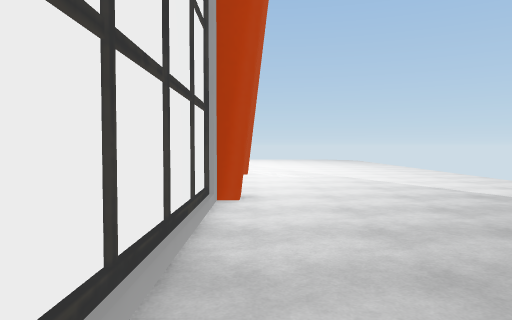
[1] (above)

23 first-person views from a walk through a Unity game level. The camera is 1.3 m above the floor, tilts 2° down and sees 70° across. The floor is counted in squares, 1.65 m on a side. Each view is taken from the middle of a square. On the plan, view 1 faces up. The plan holds only what a view shows up to about 12 squares ahead; the rest is blank. The place goes on beyond the plan. The player is left out. Door leaves are left out, so doorways stand open. Some surface patterns are stand-ins.

[2]
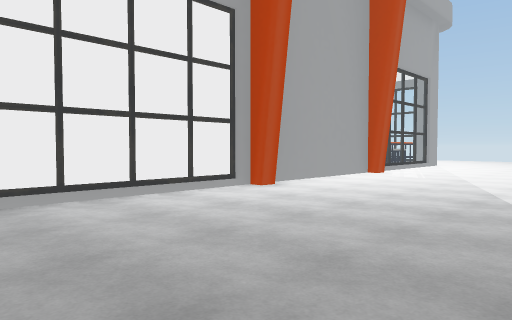

[3]
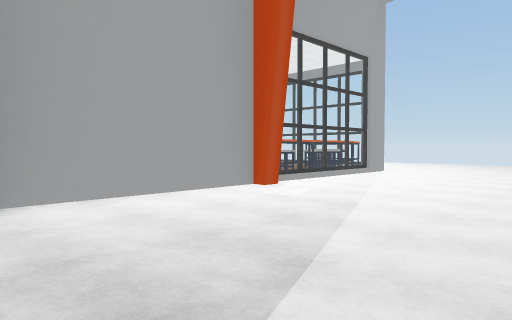

[4]
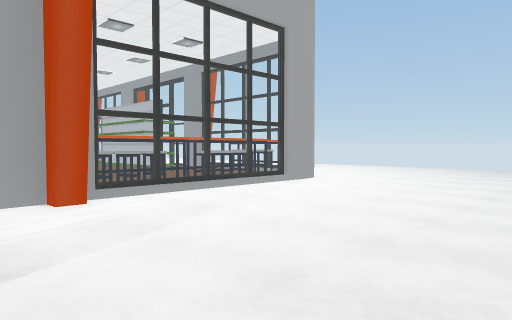

[5]
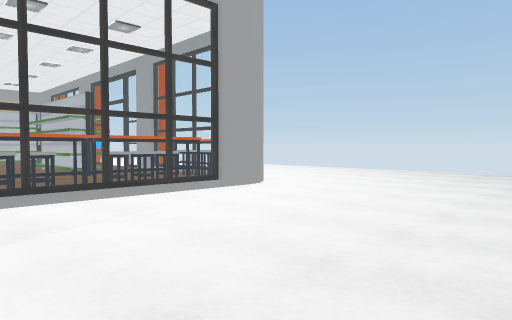

[6]
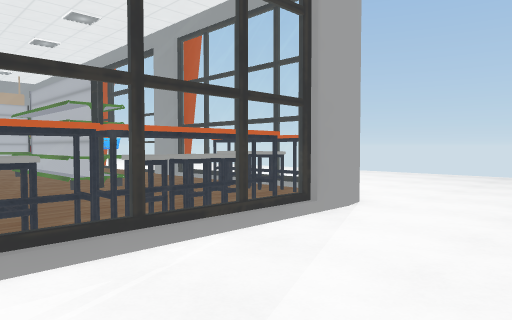

[7]
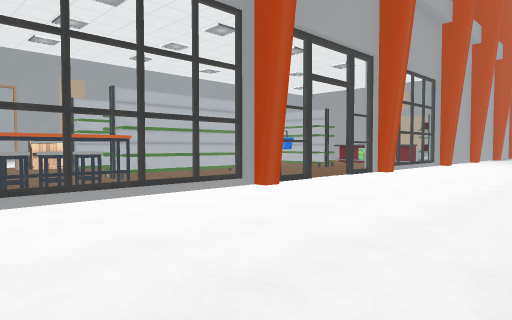

[8]
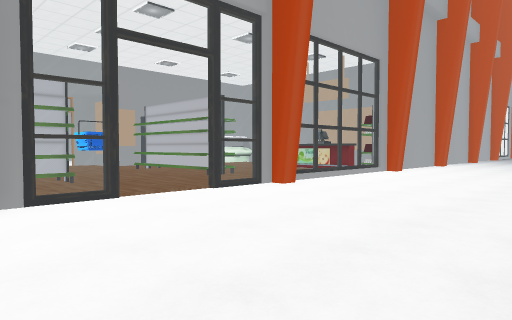

[9]
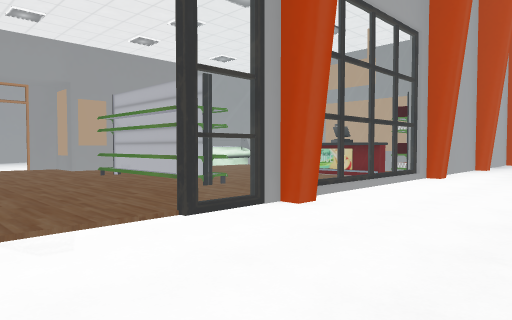

[10]
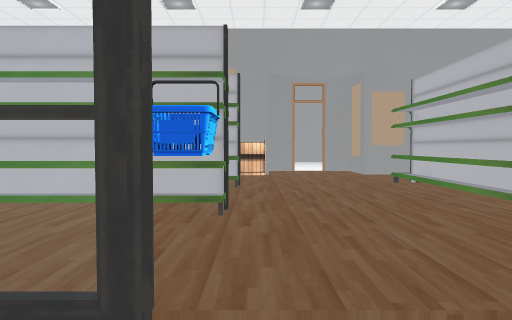

[11]
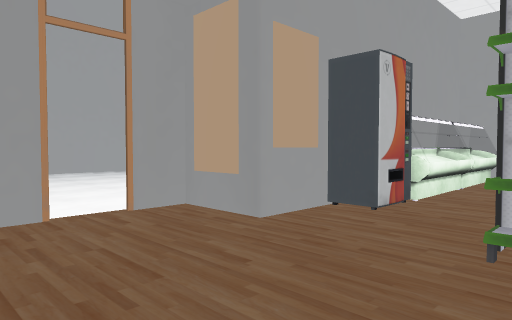

[12]
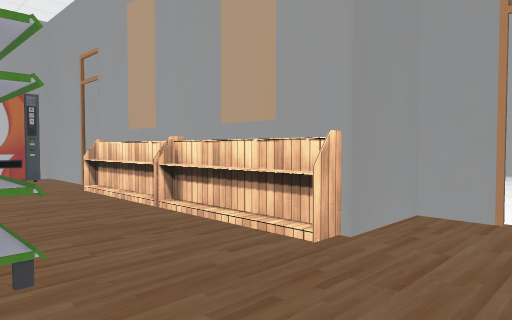

[13]
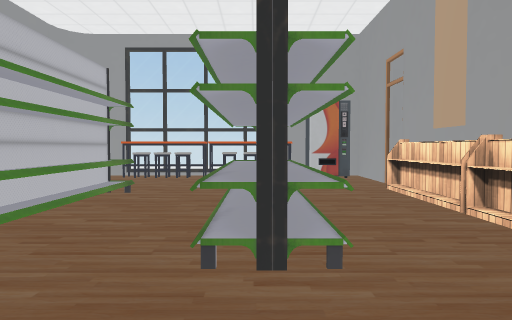

[14]
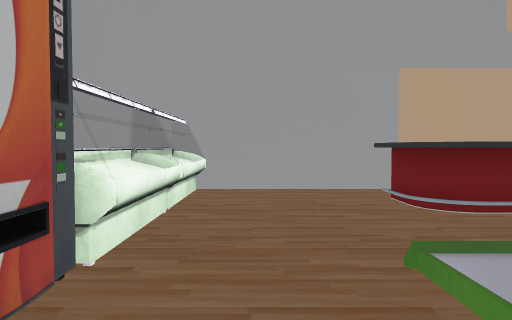

[15]
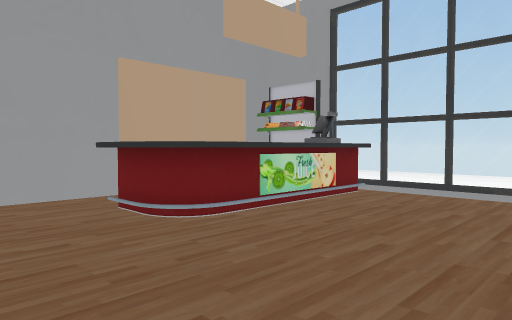

[16]
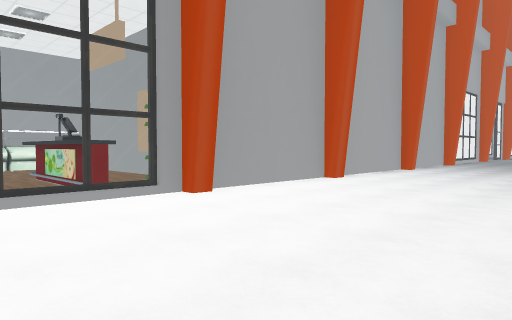

[17]
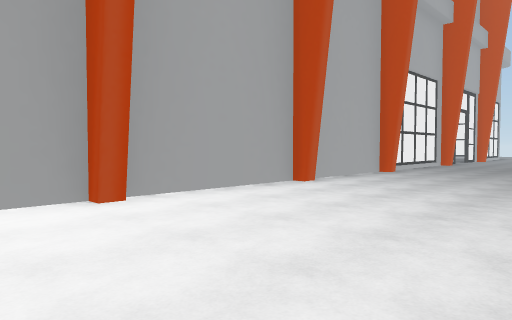

[18]
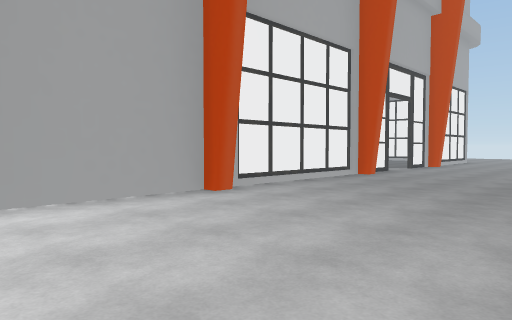

[19]
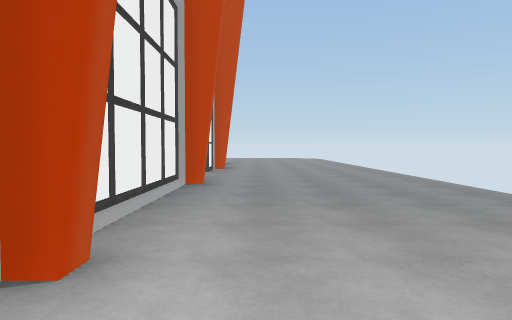

[20]
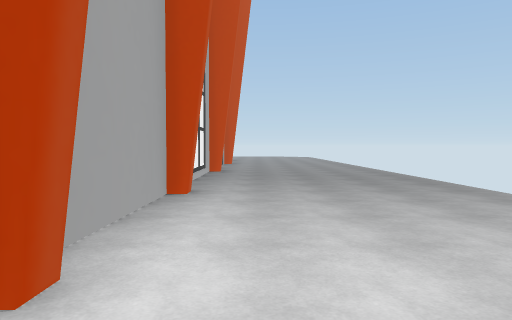

[21]
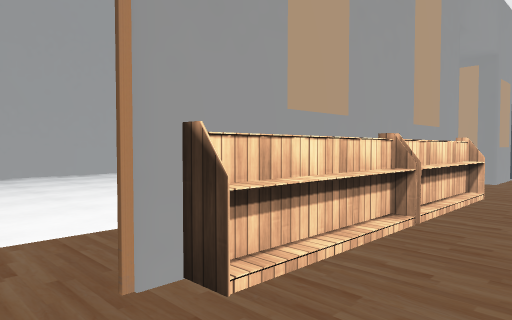

[22]
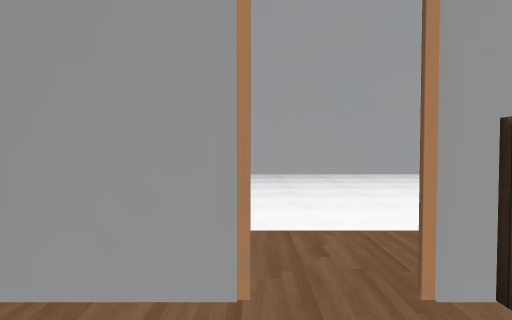

[23]
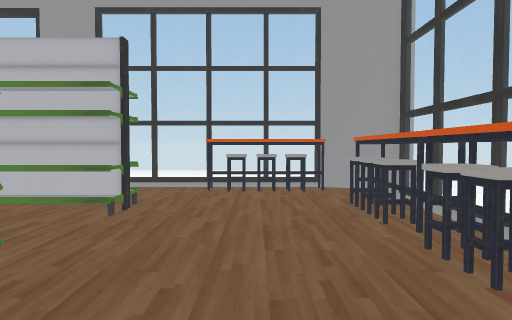

### Floor plan
Points are (right, up) in squares from view 1. A wall is a line through its corners. A room is listed if a view was taken in it or the views show most of it. See-through windows are left out.
Room 1 (views 1, 2, 3, 4, 5, 6, 7, 8, 9, 10, 11, 12, 13, 14, 15, 16, 17, 18, 19, 20, 21, 22, 23)
walls: (-12.5, 9.2) (-11.9, 9.2) (-11.9, 7.7) (-11, 7.7); (-8.6, 17.5) (-4.5, 17.5); (-12.5, 17.9) (-11.9, 17.9) (-11.9, 17.5) (-10.2, 17.5); (-10.2, 7.7) (-9.3, 7.7) (-9.3, 9.2) (-6.4, 9.2); (-15.5, 17.5) (-13, 17.5); (-6.9, 17.9) (-6.5, 17.9) (-6.5, 17.5); (-4.6, 9.2) (-3.7, 9.2); (-4.9, 17.3) (-8, 17.3); (-17.1, 17.6) (-17.1, 17.1); (-17.5, 17.5) (-16.5, 17.5); (-3, 9.2) (-0.7, 9.2); (-18.9, 17.2) (-18.9, 9.2) (-15.6, 9.2); (-0.9, 15.5) (-0.9, 16.3); (-0.8, 16.2) (-1, 16.9) (-1.4, 17.2); (-1, 17.2) (-0.7, 16.8) (-0.6, 16.3); (-0.7, 16.4) (-0.7, 15.5); (-0.1, 11) (-0.1, 10.5) (-0.7, 10.5) (-0.7, 5.9); (-0.9, 7.8) (-0.9, 11.2); (-22.5, 17.9) (-22, 17.9) (-22, 17.5) (-18.4, 17.5); (-0.1, 5.9) (-0.1, 5.4) (-0.7, 5.4) (-0.7, 0.9); (-8.9, -0.5) (-2.8, -0.5); (-13.5, -0.5) (-12.4, -0.5); (-27.2, 17.9) (-26.7, 17.9) (-26.7, 17.5) (-22.6, 17.5); (-31.6, 17.9) (-31.1, 17.9) (-31.1, 17.4); (-37.2, 17.9) (-36.8, 17.9) (-36.8, 17.5) (-27.6, 17.5)
ways out: open door at (-10.5, 8); open door at (-9.5, 17); open door at (-3.5, 9)
objects: other object (-18, 10) to (-17, 10); shelf (-18, 17); other object (-17, 13) to (-16, 15); other object (-16, 10) to (-15, 10); other object (-16, 16); other object (-16, 17); other object (-14, 10) to (-13, 10); shelf (-12, 12) to (-12, 15); shelf (-8, 9); shelf (-8, 12) to (-5, 12); shelf (-8, 14) to (-5, 15); shelf (-6, 9) to (-5, 9); other object (-4, 17); other object (-3, 17); other object (-2, 12); other object (-2, 13); other object (-2, 14); other object (-2, 15); other object (-2, 17); other object (-1, 10); other object (-1, 12); other object (-1, 14) to (-1, 15)

Positions as (right, up) in squares from view 1, and headings:
1: (0, 0), facing up
2: (5, 0), facing up-left
3: (5, 5), facing up-left
4: (5, 9), facing up-left
5: (5, 11), facing up-left
6: (2, 12), facing up-left
7: (-1, 23), facing down-left
8: (-6, 23), facing down-left
9: (-8, 21), facing down-left
10: (-9, 19), facing down
11: (-9, 12), facing down-left
12: (-11, 12), facing down-right
13: (-11, 12), facing right
14: (-12, 11), facing left
15: (-13, 11), facing up-left
16: (-14, 23), facing down-left
17: (-20, 23), facing down-left
18: (-27, 23), facing down-left
19: (-29, 19), facing left
20: (-25, 19), facing left
21: (-3, 11), facing down-left
22: (-3, 11), facing down
23: (-3, 10), facing up
